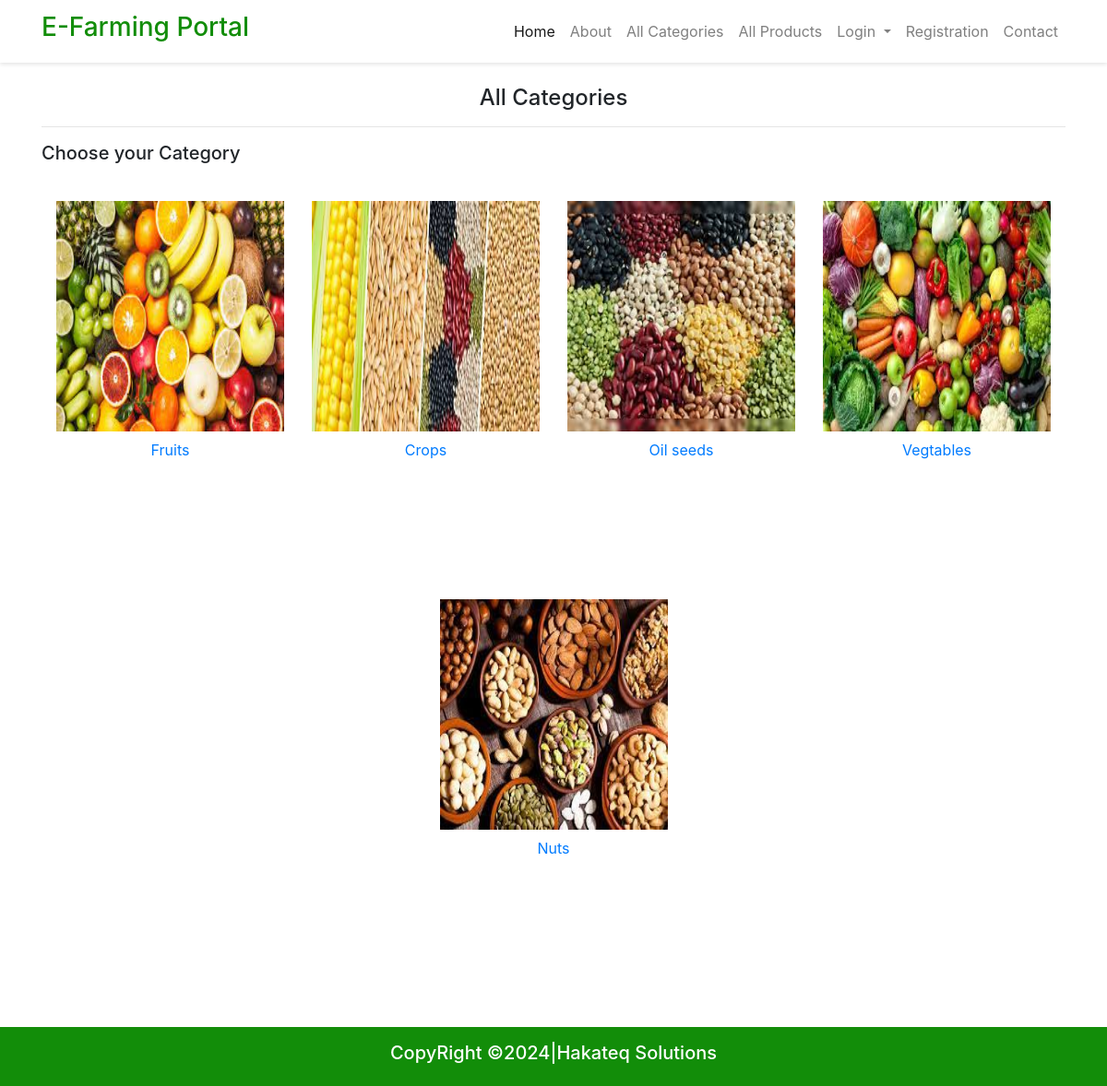
Page /all_categories on the committed database.
### efp_app/models.py (models this page shows)
class Category(models.Model):
    categoryID = models.AutoField(primary_key=True)
    title = models.CharField(max_length=255)
    description = models.TextField()
    image = models.ImageField(upload_to='images/', blank=True, null=True)

### efp_app/views.py (the view)
# urls.py: path('all_categories',views.all_categories, name='all-categories'),
def all_categories(request):
    categories=models.Category.objects.all()
    return render(request, 'all_categories.html', {'categories':categories})

### efp_app/templates/all_categories.html
{%extends 'base.html'%}
{%block content%}
<div class="container">
    <h4 class="text-center">All Categories</h4>
    <hr>
    <h5>Choose your Category</h5>
    <div class="row bg-white p-3">
        {%if categories %}
        {% for category in categories %}
        <div class="col-md-3 mx-auto my-3" style="height: 50vh;">
            <img src="{{category.image.url}}" alt="" class="card-im" width="100%" height="250px">
            <a href="{% url 'category_products' categoryID=category.categoryID %}" class="text-center nav-link">{{category.title}}</a>
        </div>
        {%endfor%}
        {%else%}
        <h4 class="text-center text-white">No Categories</h4>
        {%endif%}
    </div>
</div>
{%endblock%}

### efp_app/static/css/styles.css (style rules this page uses)
body { padding-top: 76px; }

### rows in the picture
Category: image (picture), title "Fruits"
Category: image (picture), title "Crops"
Category: image (picture), title "Oil seeds"
Category: image (picture), title "Vegtables"
Category: image (picture), title "Nuts"
